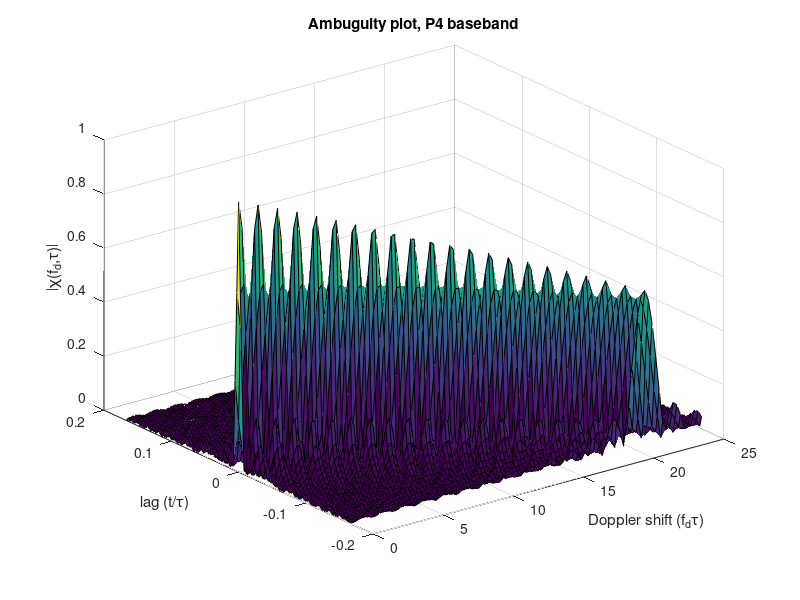
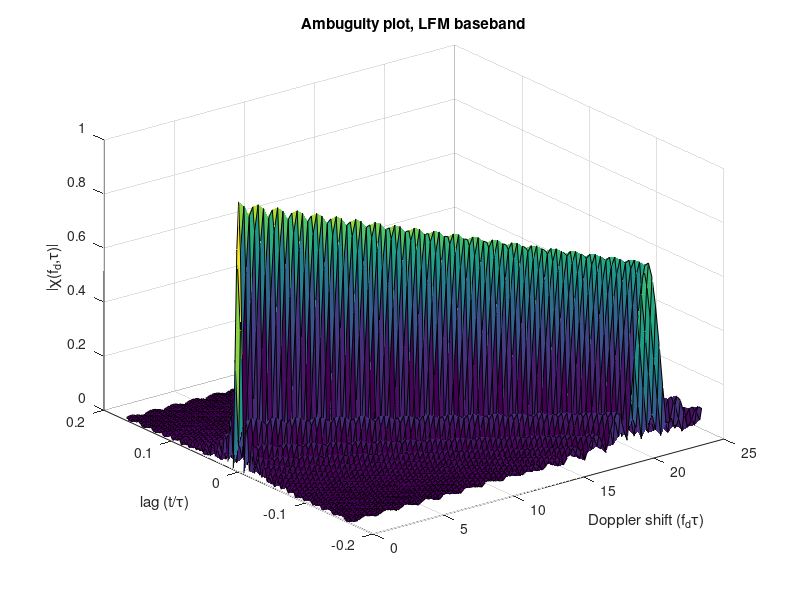
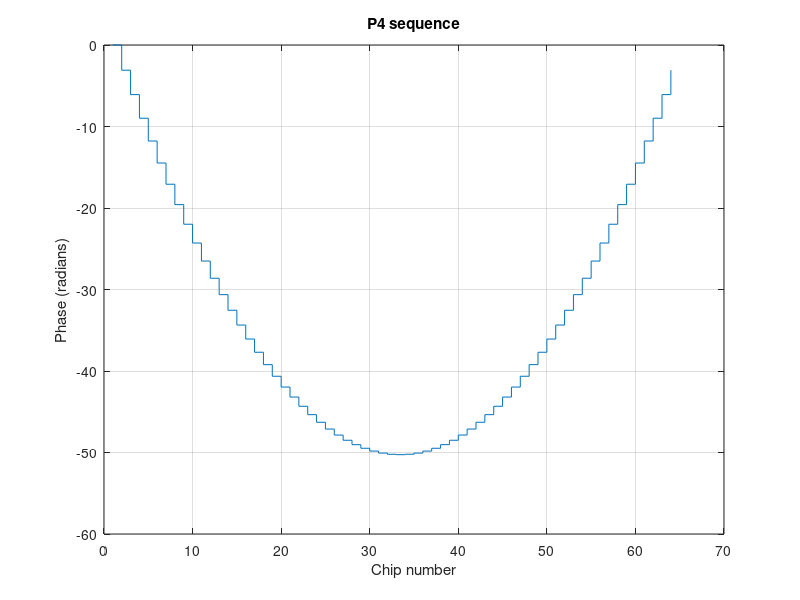
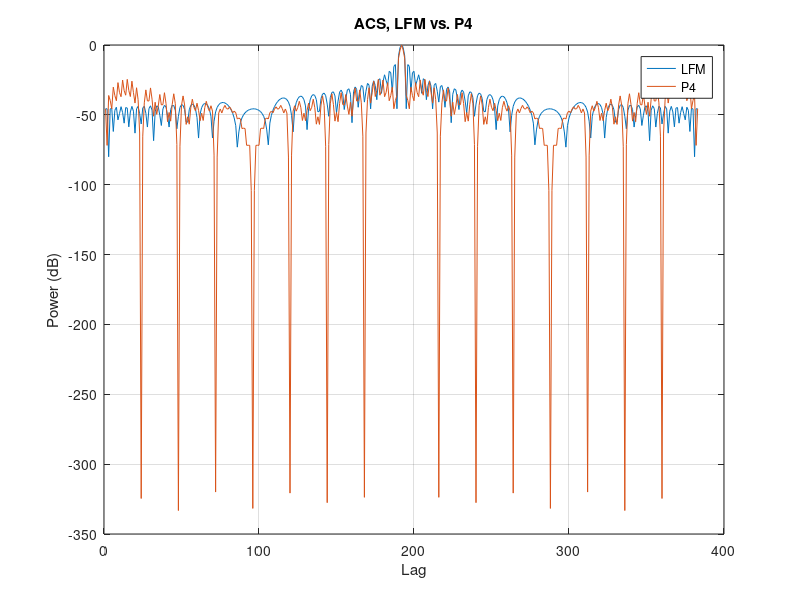

Reproduce these figures in MATLAB, in order.
% EECS725 Project - Ambiguity Plots
% This simulation will compare ambiguity functions of a linear frequency
% modulated (LFM), or "chirp", radar pulse transmission with a polyphase
% modulated P4 pulse for a pulse compression ratio of 64.

clear;
close all;

% Problem constraints
f_start   = 100e6;      % chirp start frequency (hz)
f_end     = 175e6;      % chirp end frequency (hz)
Nc        = 64;         % pulse compression ratio = BW * tau

% Simulation parameters
samp_per_chip = 3;      % (samples/chip)
f_max         = 25;     % Range of Doppler frequencies to plot (normalized to f*tau)

% Derived parameters
bw        = f_end - f_start;        % bandwidth (hz)
t_b       = 1 / bw;                 % P4 chip period (s)
tau       = Nc / bw;                % pulse width (s)
t_samp    = t_b / samp_per_chip;    % simulation sampling period (s)
fd_max    = f_max / tau;            % Range of Doppler frequencies to plot (hz)

t_burst   = linspace(0,tau,tau/t_samp)'; % vector of timestamps (s)

%% Chirp signal generation and analysis--------------------------------

% Generate chirp burst
k         = (f_end-f_start) / tau;           % chirp rate (hz/s)
theta_lfm = 2*pi*0.5*k.*(t_burst.^2);        % chirp phases
s_lfm_bb  = exp( j*theta_lfm );              % baseband chirp pulse

% Get autocorrelation of chirp
xc_lfm_bb = abs(xcorr(s_lfm_bb,'biased'));

% Construct ambiguity plot (LFM baseband)
amb_lfm_bb      = zeros((Nc*2)-1,100);
doppler_lag_idx = 1;
for f_shift=0:fd_max/99:fd_max
    s_lfm_bb_shifted = exp( -j*2*pi*f_shift.*t_burst ) .* s_lfm_bb;
    xc = abs(xcorr(s_lfm_bb,s_lfm_bb_shifted,'biased'));
    amb_lfm_bb(:,doppler_lag_idx) = xc(length(s_lfm_bb)-Nc+1:length(s_lfm_bb)+Nc-1);
    doppler_lag_idx = doppler_lag_idx + 1;
end

%% P4 signal generation and analysis------------------------------------

% Generate P4 chip sequence
theta_p4 = zeros(Nc,1);
for i=2:Nc
    theta_p4(i) = pi * ( (((i-1)^2)/Nc) - (i-1) ); % P4 phases
end

% Generate P4 signal (baseband)
s_p4_bb = zeros(length(t_burst),1);
for i=1:length(t_burst)
    s_p4_bb(i) = exp( j * theta_p4(mod(floor(i/samp_per_chip),Nc)+1) );
end

% Get autocorrelation of P4 (baseband)
xc_p4_bb = abs(xcorr(s_p4_bb,'biased'));

% Construct ambiguity plot (P4 baseband)
amb_p4_bb       = zeros((Nc*2)-1,100);
s_p4_bb_shifted = zeros(length(t_burst),1);
doppler_lag_idx = 1;
for f_shift=0:fd_max/99:fd_max
    s_p4_bb_shifted = exp( -j*2*pi*f_shift.*t_burst ) .* s_p4_bb;
    xc = abs(xcorr(s_p4_bb,s_p4_bb_shifted,'biased'));
    amb_p4_bb(:,doppler_lag_idx) = xc(length(s_p4_bb)-Nc+1:length(s_p4_bb)+Nc-1);
    doppler_lag_idx = doppler_lag_idx + 1;
end

%% Plots------------------------------------------------------------

figure(1)
xa = linspace(0,f_max,100);
ya = linspace(-0.5/samp_per_chip,0.5/samp_per_chip,Nc*2-1);
surf(xa,ya,amb_p4_bb);
title('Ambuguity plot, P4 baseband');
ylabel('lag (t/\tau)');
xlabel('Doppler shift (f_d\tau)');
zlabel('\mid\chi(f_d,\tau)\mid');
grid on;

figure(2)
xa = linspace(0,f_max,100);
ya = linspace(-0.5/samp_per_chip,0.5/samp_per_chip,Nc*2-1);
surf(xa,ya,amb_lfm_bb);
title('Ambuguity plot, LFM baseband');
ylabel('lag (t/\tau)');
xlabel('Doppler shift (f_d\tau)');
zlabel('\mid\chi(f_d,\tau)\mid');
grid on;

figure(3)
stairs(theta_p4);
title('P4 sequence');
xlabel('Chip number');
ylabel('Phase (radians)');
grid on;

figure(4)
plot(20*log10(xc_lfm_bb));
hold on
plot(20*log10(xc_p4_bb));
title('ACS, LFM vs. P4')
xlabel('Lag');
ylabel('Power (dB)');
legend('LFM','P4');
grid on;
